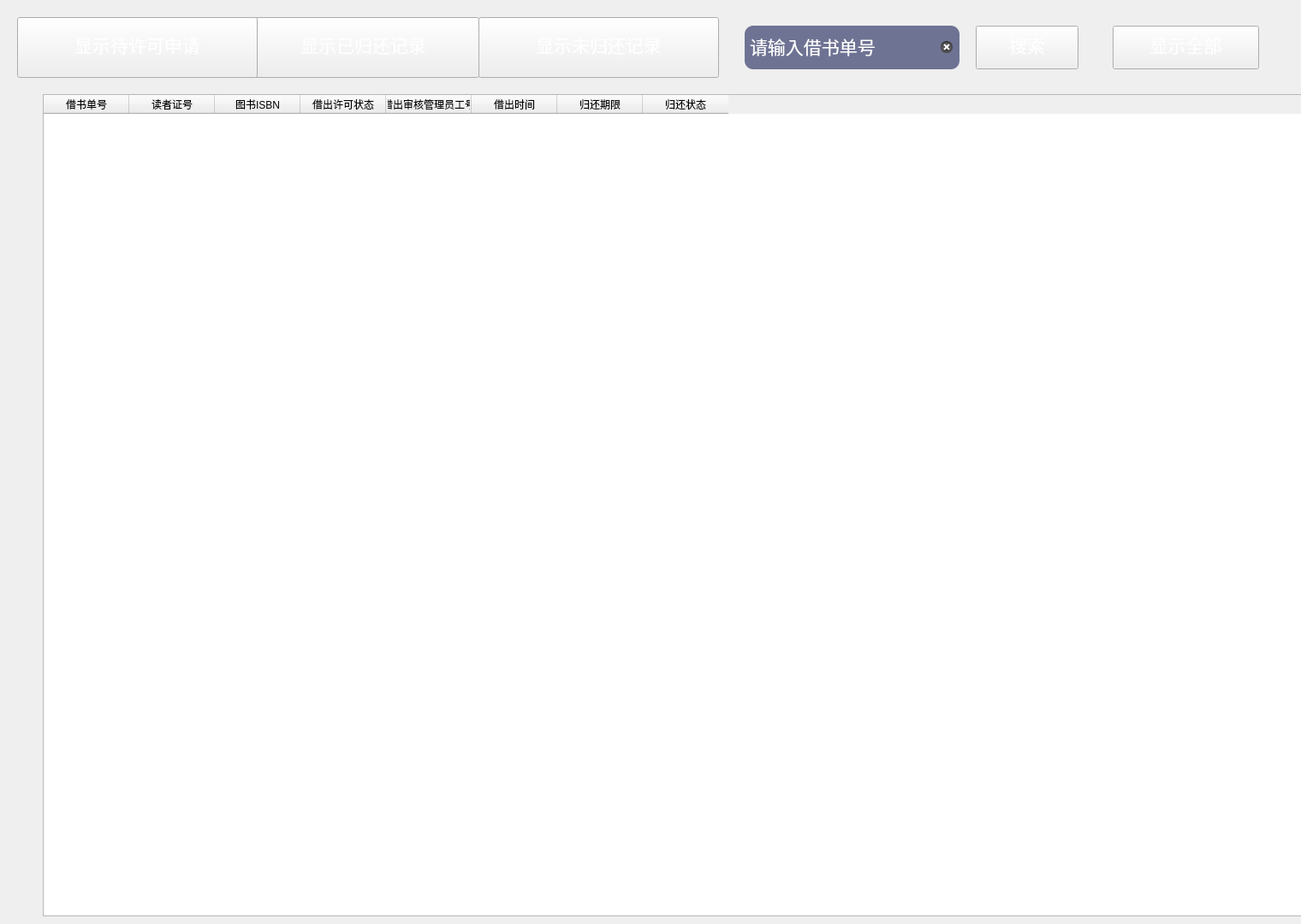
<?xml version="1.0" encoding="UTF-8"?>
<ui version="4.0">
 <class>BorrowHistory</class>
 <widget class="QWidget" name="BorrowHistory">
  <property name="geometry">
   <rect>
    <x>0</x>
    <y>0</y>
    <width>1520</width>
    <height>1080</height>
   </rect>
  </property>
  <property name="windowTitle">
   <string>Form</string>
  </property>
  <widget class="QPushButton" name="button_ok">
   <property name="geometry">
    <rect>
     <x>289</x>
     <y>20</y>
     <width>271</width>
     <height>71</height>
    </rect>
   </property>
   <property name="font">
    <font>
     <family>楷体</family>
     <pointsize>16</pointsize>
     <weight>50</weight>
     <italic>false</italic>
     <bold>false</bold>
    </font>
   </property>
   <property name="styleSheet">
    <string notr="true">QPushButton{
font: 16pt &quot;楷体&quot;;
border-image: url(:/image/image/anniu.png);
	color: rgb(255, 255, 255);
    padding-top:-8px;
}
 
QPushButton:hover{
font: 16pt &quot;楷体&quot;;
border-image: url(:/image/image/anniu2.png);
color: rgb(255, 255, 255);
padding-top:-8px;
}
QPushButton:pressed{
font: 16pt &quot;楷体&quot;;
border-image: url(:/image/image/anniu2.png);
color: rgb(255, 255, 255);
padding-top:-8px;
}
</string>
   </property>
   <property name="text">
    <string>显示已归还记录</string>
   </property>
  </widget>
  <widget class="QPushButton" name="button_searchid">
   <property name="geometry">
    <rect>
     <x>1140</x>
     <y>30</y>
     <width>120</width>
     <height>51</height>
    </rect>
   </property>
   <property name="font">
    <font>
     <family>楷体</family>
     <pointsize>16</pointsize>
     <weight>50</weight>
     <italic>false</italic>
     <bold>false</bold>
    </font>
   </property>
   <property name="styleSheet">
    <string notr="true">QPushButton{
font: 16pt &quot;楷体&quot;;
border-image: url(:/image/image/anniu.png);
	color: rgb(255, 255, 255);
    padding-top:-8px;
}
 
QPushButton:hover{
font: 16pt &quot;楷体&quot;;
border-image: url(:/image/image/anniu2.png);
color: rgb(255, 255, 255);
padding-top:-8px;
}
QPushButton:pressed{
font: 16pt &quot;楷体&quot;;
border-image: url(:/image/image/anniu2.png);
color: rgb(255, 255, 255);
padding-top:-8px;
}
</string>
   </property>
   <property name="text">
    <string>搜索</string>
   </property>
  </widget>
  <widget class="QPushButton" name="button_todo">
   <property name="geometry">
    <rect>
     <x>20</x>
     <y>20</y>
     <width>281</width>
     <height>71</height>
    </rect>
   </property>
   <property name="font">
    <font>
     <family>楷体</family>
     <pointsize>16</pointsize>
     <weight>50</weight>
     <italic>false</italic>
     <bold>false</bold>
    </font>
   </property>
   <property name="styleSheet">
    <string notr="true">QPushButton{
font: 16pt &quot;楷体&quot;;
border-image: url(:/image/image/anniu.png);
	color: rgb(255, 255, 255);
    padding-top:-8px;
}
 
QPushButton:hover{
font: 16pt &quot;楷体&quot;;
border-image: url(:/image/image/anniu2.png);
color: rgb(255, 255, 255);
padding-top:-8px;
}
QPushButton:pressed{
font: 16pt &quot;楷体&quot;;
border-image: url(:/image/image/anniu2.png);
color: rgb(255, 255, 255);
padding-top:-8px;
}
</string>
   </property>
   <property name="text">
    <string>显示待许可申请</string>
   </property>
  </widget>
  <widget class="QTableWidget" name="tableWidget">
   <property name="geometry">
    <rect>
     <x>50</x>
     <y>110</y>
     <width>1501</width>
     <height>961</height>
    </rect>
   </property>
   <property name="contextMenuPolicy">
    <enum>Qt::DefaultContextMenu</enum>
   </property>
   <property name="styleSheet">
    <string notr="true">font: 10pt &quot;楷体&quot;;</string>
   </property>
   <column>
    <property name="text">
     <string>借书单号</string>
    </property>
   </column>
   <column>
    <property name="text">
     <string>读者证号</string>
    </property>
   </column>
   <column>
    <property name="text">
     <string>图书ISBN</string>
    </property>
   </column>
   <column>
    <property name="text">
     <string>借出许可状态</string>
    </property>
   </column>
   <column>
    <property name="text">
     <string>借出审核管理员工号</string>
    </property>
   </column>
   <column>
    <property name="text">
     <string>借出时间</string>
    </property>
   </column>
   <column>
    <property name="text">
     <string>归还期限</string>
    </property>
   </column>
   <column>
    <property name="text">
     <string>归还状态</string>
    </property>
   </column>
  </widget>
  <widget class="QPushButton" name="button_all">
   <property name="geometry">
    <rect>
     <x>1300</x>
     <y>30</y>
     <width>171</width>
     <height>51</height>
    </rect>
   </property>
   <property name="font">
    <font>
     <family>楷体</family>
     <pointsize>16</pointsize>
     <weight>50</weight>
     <italic>false</italic>
     <bold>false</bold>
    </font>
   </property>
   <property name="styleSheet">
    <string notr="true">QPushButton{
font: 16pt &quot;楷体&quot;;
border-image: url(:/image/image/anniu.png);
	color: rgb(255, 255, 255);
    padding-top:-8px;
}
 
QPushButton:hover{
font: 16pt &quot;楷体&quot;;
border-image: url(:/image/image/anniu2.png);
color: rgb(255, 255, 255);
padding-top:-8px;
}
QPushButton:pressed{
font: 16pt &quot;楷体&quot;;
border-image: url(:/image/image/anniu2.png);
color: rgb(255, 255, 255);
padding-top:-8px;
}
</string>
   </property>
   <property name="text">
    <string>显示全部</string>
   </property>
  </widget>
  <widget class="QLineEdit" name="searchle">
   <property name="geometry">
    <rect>
     <x>870</x>
     <y>30</y>
     <width>251</width>
     <height>51</height>
    </rect>
   </property>
   <property name="font">
    <font>
     <family>楷体</family>
     <pointsize>16</pointsize>
     <weight>50</weight>
     <italic>false</italic>
     <bold>false</bold>
    </font>
   </property>
   <property name="acceptDrops">
    <bool>false</bool>
   </property>
   <property name="styleSheet">
    <string notr="true">font: 16pt &quot;楷体&quot;;
border-radius:10px;
color: rgb(255, 255, 255);
padding:2px 4px;
background-color: rgb(110,115,148);</string>
   </property>
   <property name="text">
    <string>请输入借书单号</string>
   </property>
   <property name="maxLength">
    <number>16</number>
   </property>
   <property name="placeholderText">
    <string>输入借书单号</string>
   </property>
   <property name="clearButtonEnabled">
    <bool>true</bool>
   </property>
  </widget>
  <widget class="QPushButton" name="button_no">
   <property name="geometry">
    <rect>
     <x>559</x>
     <y>20</y>
     <width>281</width>
     <height>71</height>
    </rect>
   </property>
   <property name="font">
    <font>
     <family>楷体</family>
     <pointsize>16</pointsize>
     <weight>50</weight>
     <italic>false</italic>
     <bold>false</bold>
    </font>
   </property>
   <property name="styleSheet">
    <string notr="true">QPushButton{
font: 16pt &quot;楷体&quot;;
border-image: url(:/image/image/anniu.png);
	color: rgb(255, 255, 255);
    padding-top:-8px;
}
 
QPushButton:hover{
font: 16pt &quot;楷体&quot;;
border-image: url(:/image/image/anniu2.png);
color: rgb(255, 255, 255);
padding-top:-8px;
}
QPushButton:pressed{
font: 16pt &quot;楷体&quot;;
border-image: url(:/image/image/anniu2.png);
color: rgb(255, 255, 255);
padding-top:-8px;
}
</string>
   </property>
   <property name="text">
    <string>显示未归还记录</string>
   </property>
  </widget>
 </widget>
 <resources/>
 <connections/>
</ui>
